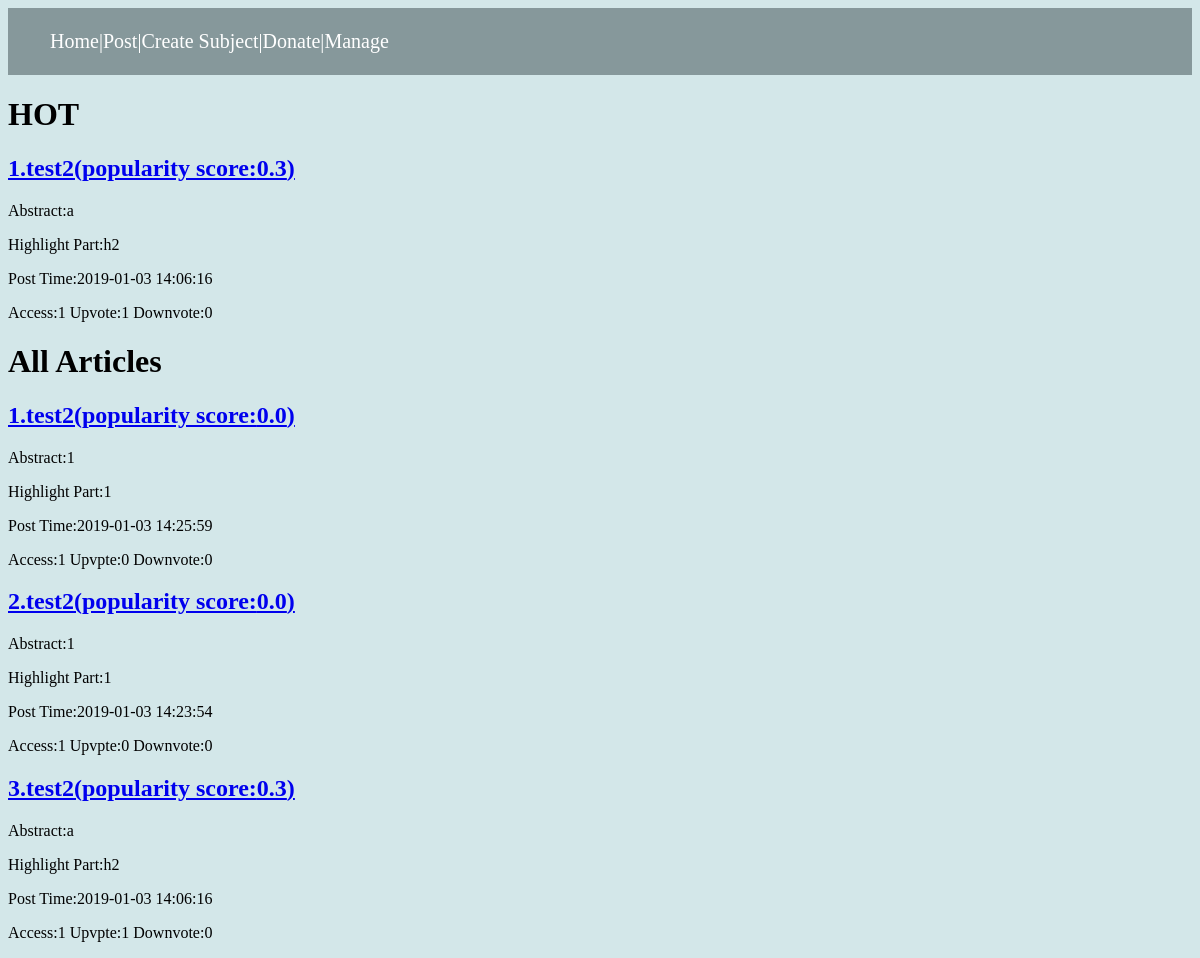
Page /subject/3 on the committed database.
### model.py (models this page shows, shortened)
class Article(db.Model):
    __tablename__ = 'article'
    id = db.Column(db.Integer,primary_key=True)
    title = db.Column(db.Text)
    user_id = db.Column(db.Text,db.ForeignKey('user.id'))
    subject_id = db.Column(db.Integer,db.ForeignKey('subject.id'))
    abstract = db.Column(db.Text)
    highlight_part = db.Column(db.Text)
    postTime = db.Column(db.Text)
    accessNum = db.Column(db.Integer,default=0)
    commentNum = db.Column(db.Integer,default=0)
    upvoteNum = db.Column(db.Integer,default=0)
    downvoteNum = db.Column(db.Integer,default=0)
    hided = db.Column(db.Integer,default=0)
    dl_link = db.Column(db.Text)
    comments = db.relationship('Comment')
    user = db.relationship('User', lazy='subquery')

### app.py (the view)
@app.route('/subject/<subject_id>')
def subject(subject_id):
    subject = subjectService.find_by_id(subject_id)
    articles = articleService.find_by_subject(subject.id)
    articles.reverse()
    particles = []
    for article in articles:
        if article.hided == 1:
            articles.remove(article)
            continue
        article.score=articleService.calPopularity(article)
        if article.score>=0.3 :
            particles.append(article)
    particles.sort(key=lambda item: item.score, reverse=True)
    return render_template('subject.html',subject=subject,articles = articles,particles=particles)

### app.py (called while the page is built)
@app.before_request
def before_request():
    addr = request.remote_addr
    ip = ipService.find_ip_by_ip(addr)
    if ip is None:
        ip = IP(addr=addr, is_blocked=0)
        ipService.insert(ip)
    elif ip.is_blocked == 1:
        os.abort(403)

### services.py (called while the page is built)
    def find_by_id(self,id):
        subject = Subject.query.filter_by(id=id).first()
        return subject

    def calPopularity(self,article):
        return article.upvoteNum/max((article.upvoteNum+article.downvoteNum),1)*(article.accessNum*0.3+article.commentNum*0.7)

    def find_by_subject(self,subject_id):
        articles = Article.query.filter_by(subject_id=subject_id).all()
        return articles

    def find_ip_by_ip(self,addr):
        ip = IP.query.filter_by(addr=addr).first()
        return ip

### templates/subject.html (shortened to what this page needs)
{% extends "base.html" %}
{% block content %}
<div class="particles">
    <h1>HOT</h1>
{% for article in particles %}
          <h2><a href="/article/{{ article.id }}"> {{ loop.index }}.{{ article.title }}(popularity score:{{ article.score }})</a></h2>
            <p>Abstract:{{ article.abstract }}</p>
            <p>Highlight Part:{{ article.highlight_part }}</p>
            <p>Post Time:{{ article.postTime }}</p>
            <p>Access:{{ article.accessNum }} Upvote:{{ article.upvoteNum }} Downvote:{{ article.downvoteNum }}</p>
        {% endfor %}
</div>
<div class="articles">
    <h1>All Articles</h1>
        {% for article in articles %}
            <h2><a href="/article/{{ article.id }}"> {{ loop.index }}.{{ article.title }}(popularity score:{{ article.score }})</a></h2>
            <p>Abstract:{{ article.abstract }}</p>
            <p>Highlight Part:{{ article.highlight_part }}</p>
            <p>Post Time:{{ article.postTime }}</p>
            <p>Access:{{ article.accessNum }} Upvpte:{{ article.upvoteNum }} Downvote:{{ article.downvoteNum }}</p>
        {% endfor %}
 </div>
{% endblock %}

### rows in the picture
Article: title "test2", score "0.3", abstract "a", highlight_part "h2", postTime "2019-01-03 14:06:16", accessNum "1", upvoteNum "1", downvoteNum "0"
Article: title "test2", score "0.0", abstract "1", highlight_part "1", postTime "2019-01-03 14:25:59", accessNum "1", upvoteNum "0", downvoteNum "0"
Article: title "test2", score "0.0", abstract "1", highlight_part "1", postTime "2019-01-03 14:23:54", accessNum "1", upvoteNum "0", downvoteNum "0"
